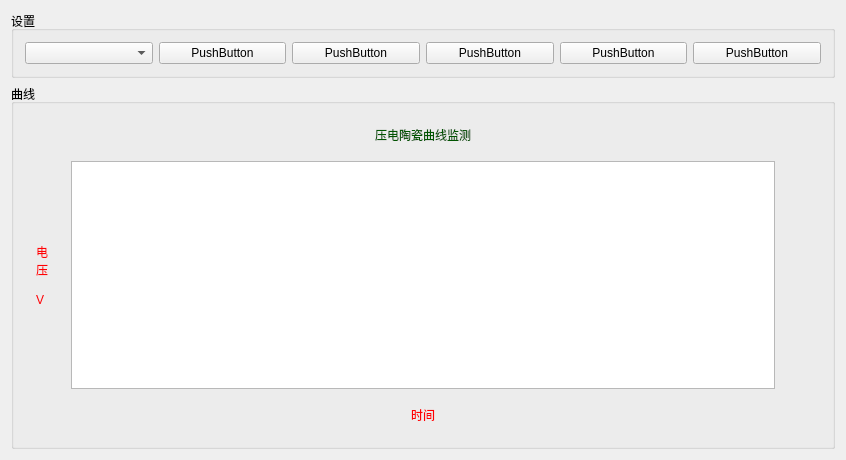
<?xml version="1.0" encoding="UTF-8"?>
<ui version="4.0">
 <class>Widget</class>
 <widget class="QWidget" name="Widget">
  <property name="geometry">
   <rect>
    <x>0</x>
    <y>0</y>
    <width>846</width>
    <height>460</height>
   </rect>
  </property>
  <property name="windowTitle">
   <string>Widget</string>
  </property>
  <layout class="QVBoxLayout" name="verticalLayout_6">
   <item>
    <layout class="QVBoxLayout" name="verticalLayout_5">
     <item>
      <widget class="QGroupBox" name="groupBox">
       <property name="title">
        <string>设置</string>
       </property>
       <layout class="QVBoxLayout" name="verticalLayout_3">
        <item>
         <layout class="QVBoxLayout" name="verticalLayout_2">
          <item>
           <layout class="QHBoxLayout" name="horizontalLayout">
            <item>
             <widget class="QComboBox" name="comboBox"/>
            </item>
            <item>
             <widget class="QPushButton" name="pushButton">
              <property name="text">
               <string>PushButton</string>
              </property>
             </widget>
            </item>
            <item>
             <widget class="QPushButton" name="pushButton_2">
              <property name="text">
               <string>PushButton</string>
              </property>
             </widget>
            </item>
            <item>
             <widget class="QPushButton" name="pushButton_3">
              <property name="text">
               <string>PushButton</string>
              </property>
             </widget>
            </item>
            <item>
             <widget class="QPushButton" name="pushButton_4">
              <property name="text">
               <string>PushButton</string>
              </property>
             </widget>
            </item>
            <item>
             <widget class="QPushButton" name="pushButton_5">
              <property name="text">
               <string>PushButton</string>
              </property>
             </widget>
            </item>
           </layout>
          </item>
         </layout>
        </item>
       </layout>
      </widget>
     </item>
     <item>
      <widget class="QGroupBox" name="groupBox_2">
       <property name="title">
        <string>曲线</string>
       </property>
       <layout class="QVBoxLayout" name="verticalLayout_4">
        <item>
         <layout class="QVBoxLayout" name="verticalLayout">
          <item>
           <widget class="QWidget" name="widgettop" native="true">
            <property name="minimumSize">
             <size>
              <width>0</width>
              <height>40</height>
             </size>
            </property>
            <property name="maximumSize">
             <size>
              <width>16777215</width>
              <height>40</height>
             </size>
            </property>
            <layout class="QHBoxLayout" name="horizontalLayout_3">
             <item>
              <widget class="QLabel" name="label">
               <property name="styleSheet">
                <string notr="true">font: 14pt &quot;黑体&quot;;
color: rgb(0, 85, 0);</string>
               </property>
               <property name="text">
                <string>压电陶瓷曲线监测</string>
               </property>
               <property name="alignment">
                <set>Qt::AlignCenter</set>
               </property>
              </widget>
             </item>
            </layout>
           </widget>
          </item>
          <item>
           <layout class="QHBoxLayout" name="horizontalLayout_2">
            <item>
             <widget class="QWidget" name="widgetleft" native="true">
              <property name="minimumSize">
               <size>
                <width>40</width>
                <height>0</height>
               </size>
              </property>
              <property name="maximumSize">
               <size>
                <width>40</width>
                <height>16777215</height>
               </size>
              </property>
              <layout class="QVBoxLayout" name="verticalLayout_7">
               <item>
                <widget class="QLabel" name="label_2">
                 <property name="styleSheet">
                  <string notr="true">font: 75 14pt &quot;仿宋&quot;;
color: rgb(255, 0, 4);</string>
                 </property>
                 <property name="text">
                  <string>电 
压  

V</string>
                 </property>
                 <property name="textFormat">
                  <enum>Qt::PlainText</enum>
                 </property>
                </widget>
               </item>
              </layout>
             </widget>
            </item>
            <item>
             <widget class="QGraphicsView" name="graphicsView"/>
            </item>
            <item>
             <widget class="QWidget" name="widgetright" native="true">
              <property name="minimumSize">
               <size>
                <width>40</width>
                <height>0</height>
               </size>
              </property>
              <property name="maximumSize">
               <size>
                <width>40</width>
                <height>16777215</height>
               </size>
              </property>
             </widget>
            </item>
           </layout>
          </item>
          <item>
           <widget class="QWidget" name="widgetbottom" native="true">
            <property name="minimumSize">
             <size>
              <width>0</width>
              <height>40</height>
             </size>
            </property>
            <property name="maximumSize">
             <size>
              <width>16777215</width>
              <height>40</height>
             </size>
            </property>
            <layout class="QHBoxLayout" name="horizontalLayout_4">
             <item>
              <widget class="QLabel" name="label_3">
               <property name="layoutDirection">
                <enum>Qt::LeftToRight</enum>
               </property>
               <property name="styleSheet">
                <string notr="true">font: 75 14pt &quot;仿宋&quot;;
color: rgb(255, 0, 4);</string>
               </property>
               <property name="text">
                <string>时间</string>
               </property>
               <property name="alignment">
                <set>Qt::AlignCenter</set>
               </property>
              </widget>
             </item>
            </layout>
           </widget>
          </item>
         </layout>
        </item>
       </layout>
      </widget>
     </item>
    </layout>
   </item>
  </layout>
 </widget>
 <layoutdefault spacing="6" margin="11"/>
 <resources/>
 <connections/>
</ui>
